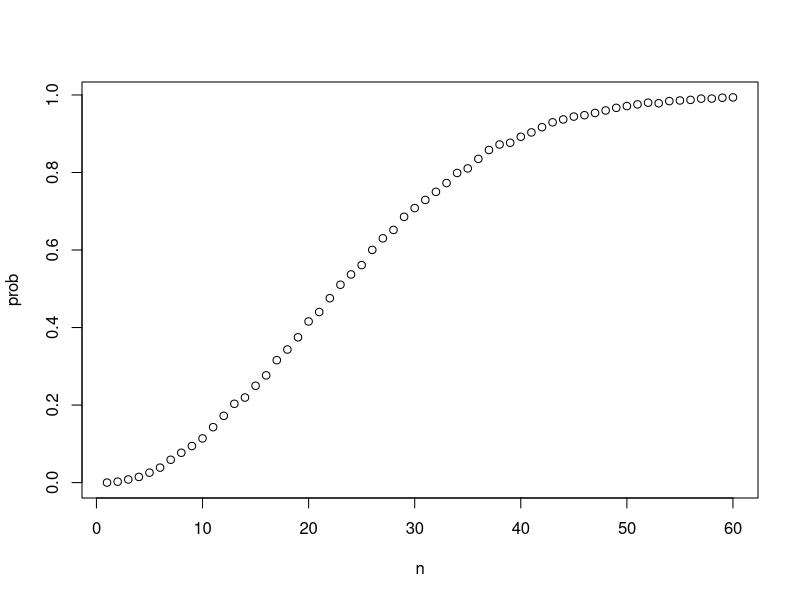
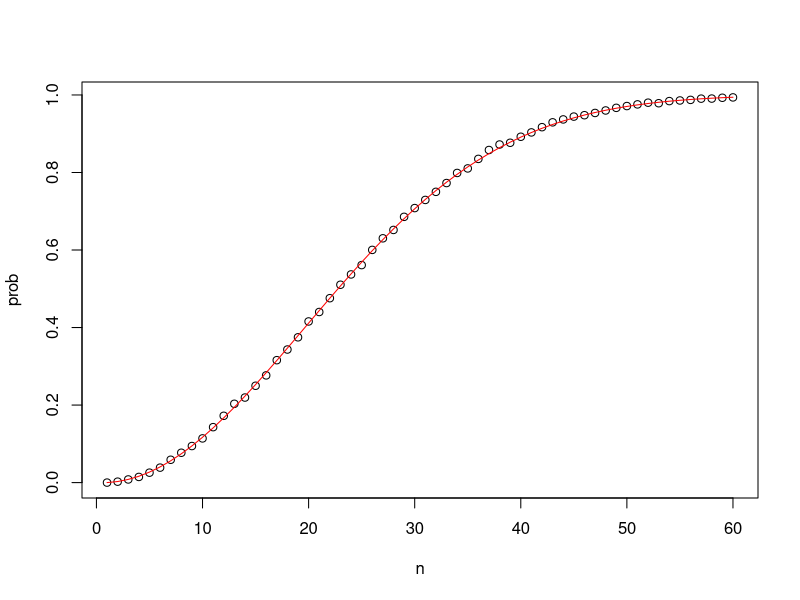
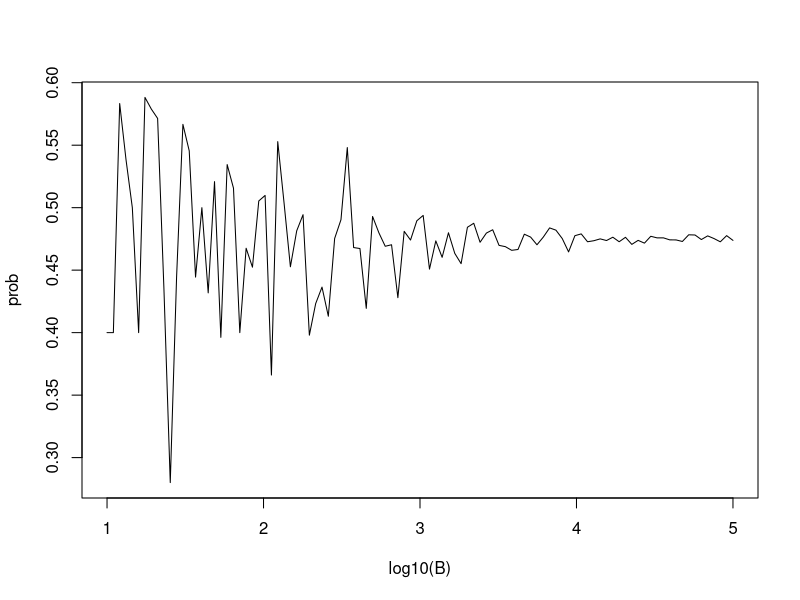

These charts were generated, in order, by the following R code: (Note: this script raises an error after producing the figures.)


paste("rob","van","laarhoven")
paste(letters[1:5],as.character(1:5))
paste(c("a","b","c","d"),c("a","b","c","d"))

# all combinations of two lists
x<-c("a","b","c","d")
expand.grid(letters[1:5],as.character(1:5),x)


## Deck of Cards
doc <- function() {
  suits <- c("Diamonds", "Clubs", "Hearts", "Spades")
  numbers <- c("Ace", "Deuce", "Three", "Four", "Five", "Six", "Seven", "Eight", "Nine", "Ten", "Jack", "Queen", "King")
  deck <- expand.grid(number = numbers, suit = suits)
  deck <- paste(deck$number, deck$suit)
}

suits <- c("Diamonds", "Clubs", "Hearts", "Spades")
numbers <- c("Ace", "Deuce", "Three", "Four", "Five", "Six", "Seven", "Eight", "Nine", "Ten", "Jack", "Queen", "King")
deck <- expand.grid(number = numbers, suit = suits)
deck <- paste(deck$number, deck$suit)

# probability of drawing a king
kings <- paste("King", suits) # for ways to get a king
mean(deck %in% kings)

# PR(King|King)

library(gtools)
permutations(5,3)
combinations(5,3)    # order does not matter


##
##Code: Probability of drawing a second king given that one king is drawn
##
hands <- permutations(52,2, v = deck)
first_card <- hands[,1]
second_card <- hands[,2]
sum(first_card %in% kings)

sum(first_card %in% kings & second_card %in% kings) / sum(first_card %in% kings)

##
##Code: Probability of a natural 21 in blackjack
##
aces <- paste("Ace", suits)
facecard <- c("King", "Queen", "Jack", "Ten")
facecard <- expand.grid(number = facecard, suit = suits)
facecard <- paste(facecard$number, facecard$suit)

hands <- combinations(52, 2, v=deck) # all possible hands

# probability of a natural 21 given that the ace is listed first in `combinations`
hands[,1] %in% aces & hands[,2] %in% facecard
mean(hands[,1] %in% aces & hands[,2] %in% facecard)
mean(hands[,1] %in% facecard & hands[,2] %in% facecard)
mean(hands[,1] %in% aces & hands[,2] %in% aces)
# probability of a natural 21 checking for both ace first and ace second

mean((hands[,1] %in% aces & hands[,2] %in% facecard)|(hands[,2] %in% aces & hands[,1] %in% facecard))


##Code: Monte Carlo simulation of natural 21 in blackjack
##Note that your exact values will differ because the process is random and the seed is not set.

# code for one hand of blackjack
hand <- sample(deck, 2)
hand

# code for B=10,000 hands of blackjack
B <- 10000
results <- replicate(B, {
  hand <- sample(deck, 2)
  (hand[1] %in% aces & hand[2] %in% facecard) | (hand[2] %in% aces & hand[1] %in% facecard)
})
mean(results)


results <- replicate(B, {
  hand <- sample(deck, 2)
  (hand[1] %in% aces & hand[2] %in% facecard) | (hand[2] %in% aces & hand[1] %in% facecard)
})
mean(results)


##Code: The birthday problem
# checking for duplicated bdays in one 50 person group
n <- 50

samplebdays <- sample(1:365, n, replace = TRUE)    # generate n random birthdays

any(duplicated(samplebdays))    # check if any birthdays are duplicated

# Monte Carlo simulation with B=10000 replicates
B <- 10000
results <- replicate(B, {    # returns vector of B logical values
  bdays <- sample(1:365, n, replace = TRUE)
  any(duplicated(bdays))
})
mean(results)    # calculates proportion of groups with duplicated bdays
x<-duplicated(samplebdays)
x
for (year in 1:50){
  print(paste(samplebdays[year],x[year]))
}

##
## Sapply
##

# function to calculate probability of shared bdays across n people

# Monte Carlo implemantation
compute_prob <- function(n, B = 10000) {
  same_day <- replicate(B, {
    bdays <- sample(1:365, n, replace = TRUE)
    any(duplicated(bdays))
  })
  mean(same_day)
}

n <- seq(1, 60)
prob<-sapply(n, compute_prob)
plot(n,prob)

#Exact 
exact_prob <- function(n) {
  prob_unique <- seq(365,365-n+1)/365
  1 - prod(prob_unique)
}

eprob<-sapply(n, exact_prob)
plot(n,prob)
lines(n,eprob,col="Red")



##
## How many Monte Carlo experiments are enough?
##
B <- 10^seq(1, 5, len = 100)    # defines vector of many B values
compute_prob <- function(B, n = 22){    # function to run Monte Carlo simulation with each B
  same_day <- replicate(B, {
    bdays <- sample(1:365, n, replace = TRUE)
    any(duplicated(bdays))
  })
  mean(same_day)
}

prob <- sapply(B, compute_prob)    # apply compute_prob to many values of B
plot(log10(B), prob, type = "l")    # plot a line graph of estimates 

##
## Datacamp
##
p_no6 <- 5/6
p_no6*p_no6*p_no6*p_no6*p_no6*p_no6repl
p_no6
# Calculate the probability of not seeing a 6 on six rolls using `p_no6`. Print your result to the console: do not assign it to a variable.
p_no6<-prod(replicate(6,5/6))

1-p_no6

rolls <- sample(6,100000000,replace=TRUE)
not6 <- rolls[rolls < 6]
## percent not 6 on single roll
length(not6) / length(rolls)


set.seed(121)
rolls <- sample(6, 100, replace = TRUE)
t <- table(rolls)
t
no_6 <- t[names(t)!="6"]
no_6
sum(no_6)
((5/6) * 100)


#E5
# This line of example code simulates four independent random games where the Celtics either lose or win. Copy this example code to use within the `replicate` function.
simulated_games <- sample(c("lose","win"), 4, replace = TRUE, prob = c(0.6, 0.4))
simulated_games
any(simulated_games %in% "win")
# The variable 'B' specifies the number of times we want the simulation to run. Let's run the Monte Carlo simulation 10,000 times.
B <- 10000

# Use the `set.seed` function to make sure your answer matches the expected result after random sampling.
set.seed(1)
results <- replicate(B, {
  simulated_games <- sample(c("lose","win"), 4, replace = TRUE, prob = c(0.6, 0.4))
  any(simulated_games %in% "win")
})
mean(results)



simulated_games <- sample(c("lose","win"), 4, replace = TRUE, prob = c(0.6, 0.4))
any(simulated_games %in% "win")

